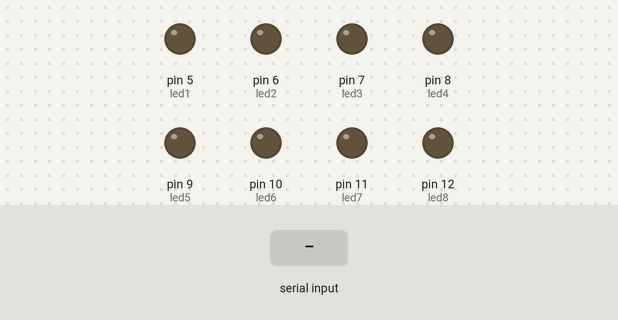
Bench run of a sketch on a simulated Arduino Uno, built with avr-gcc and run on an emulated ATmega328P. On the bench: output pins drawn as LEDs (lit = HIGH). Dashed ring = blinking. The test bench sets the inputs (shaded band). What the sketch prints to the serial monitor is not drawn.

Above: at 1.2 s.
1.3 s: "1" received over Serial
At 3.2 s:
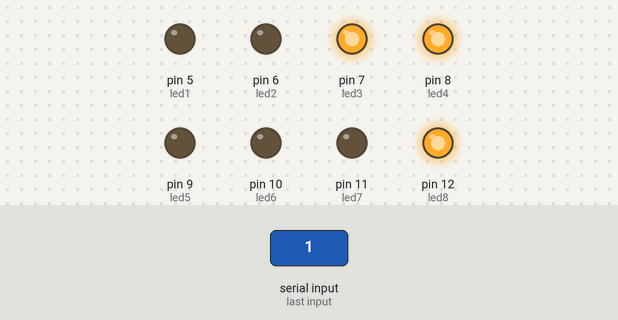
At 7.4 s:
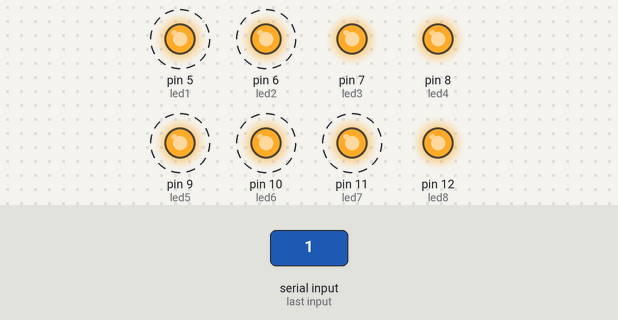
Timing chart, 0 to 11.5 s (numbered marks = the images above; inputs shaded):
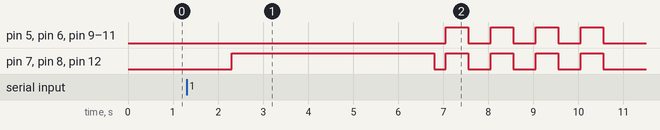

The sketch:

Arduino_Practica2_ASCII.ino
```cpp
int numero;
int led1 = 5;
int led2 = 6;
int led3 = 7;
int led4 = 8;
int led5 = 9;
int led6 = 10;
int led7 = 11;
int led8 = 12;

int b128, b64, b32, b16, b8, b4, b2, b1; // Mayusculas 65 - 90 , minusculas 97 - 122

void setup() {

Serial.begin(9600);
pinMode (led1,OUTPUT);// OUTPUT sirve para poner los leds en modo salida y se puedan prender
pinMode (led2,OUTPUT);
pinMode (led3,OUTPUT);
pinMode (led4,OUTPUT);
pinMode (led5,OUTPUT);
pinMode (led6,OUTPUT);
pinMode (led7,OUTPUT);
pinMode (led8,OUTPUT);
}

void loop() {


if (Serial.available()>0) // Si hay algo ingresado, cuando no esta vacio
{
  String palabra  = Serial.readString();//Agarra lo encontrado y lo convierte a String
  palabra.trim();
  for (int i = 0; i < palabra.length(); i++) //Recorre cada letra
  {
  numero = palabra[i]; // palabra[i] es un char y al intentar guardarlo en una variable int, se guardara  su numero ascii

  if (numero<=255)
  {
  if (numero >= 128) { b128 = 1; numero = numero % 128;}
  else b128 = 0;
  if (numero >= 64) { b64 = 1; numero = numero % 64;}
  else b64 = 0;
  if (numero >= 32) { b32 = 1; numero = numero % 32;}
  else b32 = 0;
  if (numero >= 16) { b16 = 1; numero = numero % 16;}
  else b16 = 0;
  if (numero >= 8) { b8 = 1; numero = numero % 8;}
  else b8 = 0;
  if (numero >= 4) { b4 = 1; numero = numero % 4;}
  else b4 = 0;
  if (numero >= 2) { b2 = 1; numero = numero % 2;}
  else b2 = 0;
  if (numero >= 1) { b1 = 1; }
  else b1 = 0;
  }
  else
  {
  b128=1;
  b64=1;
  b32=1;
  b16=1;
  b8=1;
  b4=1;
  b2=1;
  b1=1;
  }

//Encender
digitalWrite(led1,b128);
digitalWrite(led2,b64);
digitalWrite(led3,b32);
digitalWrite(led4,b16);
digitalWrite(led5,b8);
digitalWrite(led6,b4);
digitalWrite(led7,b2);
digitalWrite(led8,b1);
// Apagar
delay(4500);
digitalWrite(led1,0);
digitalWrite(led2,0);
digitalWrite(led3,0);
digitalWrite(led4,0);
digitalWrite(led5,0);
digitalWrite(led6,0);
digitalWrite(led7,0);
digitalWrite(led8,0);
delay(250);
parpadeo(4, 500); // 4 segundos
delay(250);


}// Fin for que recorre cada letra
Serial.print("La palabra fue: ");
Serial.println(palabra);
} //Fin if

}// Fin loop

// Metodos
void parpadeo(int veces, int tiempo)
{ //Metodo de ayuda
for (int i = 0; i < veces; i++)
{

digitalWrite(led1, 1);
digitalWrite(led2, 1);
digitalWrite(led3, 1);
digitalWrite(led4, 1);
digitalWrite(led5, 1);
digitalWrite(led6, 1);
digitalWrite(led7, 1);
digitalWrite(led8, 1);

delay(tiempo);

digitalWrite(led1, 0);
digitalWrite(led2, 0);
digitalWrite(led3, 0);
digitalWrite(led4, 0);
digitalWrite(led5, 0);
digitalWrite(led6, 0);
digitalWrite(led7, 0);
digitalWrite(led8, 0);

delay(tiempo);
}
}
```

Measured:
- after the input at 1.3 s, pin 5 (led1), pin 6 (led2), pin 9 (led5), pin 10 (led6), pin 11 (led7): alternates HIGH for 0.50 s and LOW for 0.50 s, starting after 5.8 s; pin 7 (led3), pin 8 (led4), pin 12 (led8): goes HIGH 4.5 s, LOW 0.25 s, 3 × (HIGH 0.50 s, LOW 0.50 s), HIGH 0.50 s, then LOW, starting after 1.0 s
